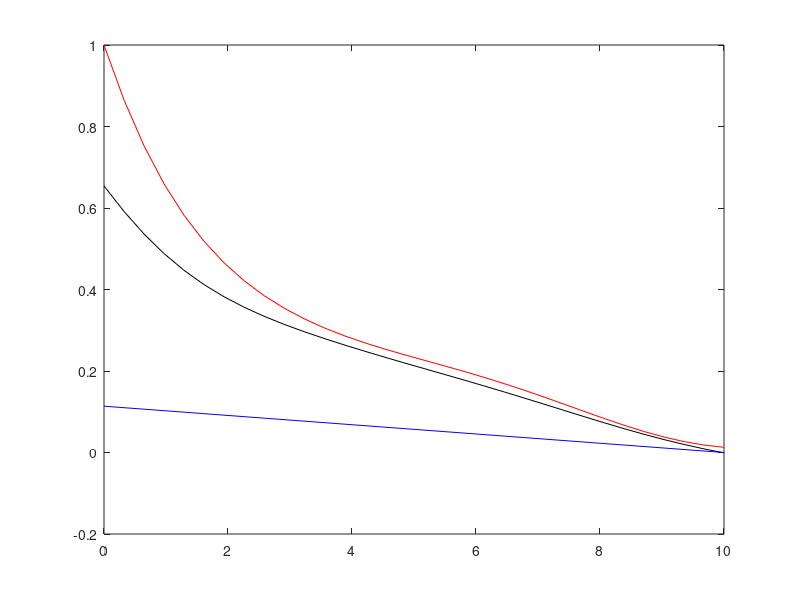

This chart was generated by the following MATLAB code:
clear; clc; close all
% plot 2D CFD data


sol = importdata('test.dat');
data = sol.data;

x = data(:,1);
t = data(:,2);
theta_w = data(:,3);
theta_h = data(:,4);
theta_c = data(:,5);

figure(2)
n = 10;
plot(data(abs(data(:,2))==n,1),data(abs(data(:,2))==n,3),'-k')
hold on
plot(data(abs(data(:,2))==n,1),data(abs(data(:,2))==n,4),'-r')
plot(data(abs(data(:,2))==n,1),data(abs(data(:,2))==n,5),'-b')
% 
% figure(1)
% subplot(3,1,1)
% nx = 50 ; nt = 50;
% [X,Y] = meshgrid(linspace(min(x),max(x),nx),linspace(min(t),max(t),nt)) ;
% z = theta_h;
% Z =griddata(x,t,z,X,Y) ;
% [p1,p2] = contourf(X,Y,Z);
% title('$\theta_h$')
% hold on
% colormap jet
% colorbar;
% axis equal 
% 
% subplot(3,1,2)
% [X,Y] = meshgrid(linspace(min(x),max(x),nx),linspace(min(t),max(t),nt)) ;
% z = theta_c;
% Z =griddata(x,t,z,X,Y) ;
% [p1,p2] = contourf(X,Y,Z);
% title('$\theta_c$')
% hold on
% colormap jet
% colorbar;
% axis equal 
% 
% subplot(3,1,3)
% [X,Y] = meshgrid(linspace(min(x),max(x),nx),linspace(min(t),max(t),nt)) ;
% z = theta_w;
% Z =griddata(x,t,z,X,Y) ;
% [p1,p2] = contourf(X,Y,Z);
% title('$\theta_w$')
% hold on
% colormap jet
% colorbar;
% axis equal 

% 
% yp = 0.5;
% [idy,~]=find(abs(Y(:,1)-yp)<1e-4);
% figure(2)
% plot(X(1,:),Z(idy,:))
% hold on
% axis equal
% 
% 
% z = u;
% nx = 501 ; ny = 501;
% [X,Y] = meshgrid(linspace(min(x),max(x),nx),linspace(min(y),max(y),ny)) ;
% Z =griddata(x,y,z,X,Y) ;
% 
% xp = 0.5;
% [~,idx]=find(abs(X(1,:)-xp)<1e-4);
% figure(3)
% plot(Z(:,idx),Y(:,idx))
% hold on
% axis equal
